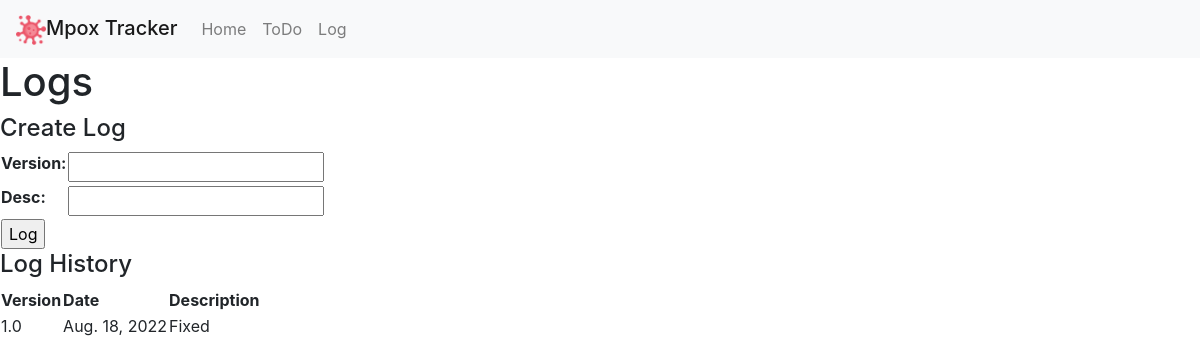
The app's page /log with its own data.
### app/models.py (models this page shows, shortened)
class LogEntry(models.Model):
    version = models.FloatField(null=True, blank=True)
    date = models.DateField(auto_now=True)
    desc = models.CharField(blank=False, max_length=100)

### app/views.py (the view)
# urls.py: path('log', views.log, name='log'),
def log(request):
    if request.method == 'GET':
        logs = LogEntry.objects.all()
        form = LogEntryForm()
        context = {
            "logs": logs,
            "form": form
        }
        return render(request, 'app/log.html', context)
    else:
        form = LogEntryForm(request.POST)
        if form.is_valid():
            entry = form.save()
            return redirect("log")

### app/forms.py
class LogEntryForm(ModelForm):
    class Meta:
        model = LogEntry
        exclude = []

### app/templates/app/log.html (shortened to what this page needs)
{% extends "app/layout.html" %}
{% block body %}
<h1>Logs</h1>
<h4>Create Log</h4>
<form class="createLog" action="{% url 'log' %}" method="post">
    <table>
        {{ form.as_table }}
        <td>
            <input type="submit" value="Log">
        </td>
    </table>
</form>
<h4>Log History</h4>
<table>
    <tr>
        <th>Version</th>
        <th>Date</th>
        <th>Description</th>
    </tr>
{% for log in logs %}
    <tr>
        <td>{{ log.version }}</td>
        <td>{{ log.date }}</td>
        <td>{{ log.desc }}</td>
    </tr>
{% endfor %}
</table>
{% endblock %}

### records on screen
LogEntry: version "1.0", date "Aug. 18, 2022", desc "Fixed"
